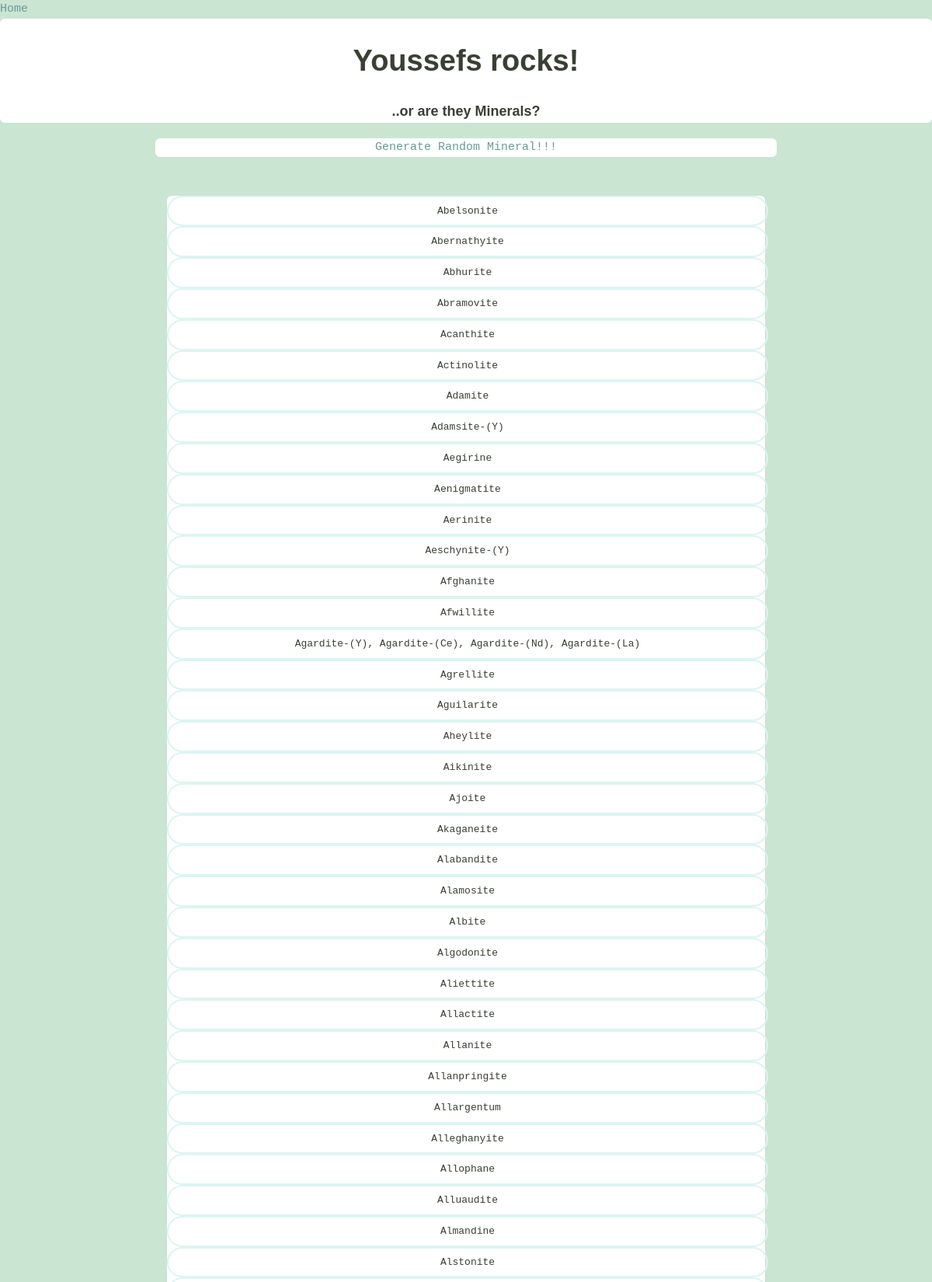
Page /rocks/home/ (upper part) on the committed database.
### rocks/models.py (models this page shows)
class Mineral(models.Model):
    name = models.CharField(max_length=128, blank=True)
    image_filename = models.CharField(max_length=255, blank=True)
    image_caption = models.CharField(max_length=255, blank=True)
    category = models.CharField(max_length=128, blank=True)
    formula = models.CharField(max_length=255, blank=True)
    strunz_classification = models.CharField(max_length=255, blank=True)
    color = models.CharField(max_length=255, blank=True)
    crystal_system = models.CharField(max_length=255, blank=True)
    unit_cell = models.CharField(max_length=255, blank=True)
    crystal_symmetry = models.CharField(max_length=255, blank=True)
    cleavage = models.CharField(max_length=255, blank=True)
    mohs_scale_hardness = models.CharField(max_length=255, blank=True)
    luster = models.CharField(max_length=255, blank=True)
    streak = models.CharField(max_length=255, blank=True)
    diaphaneity = models.CharField(max_length=255, blank=True)
    optical_properties = models.CharField(max_length=255, blank=True)
    refractive_index = models.CharField(max_length=255, blank=True)
    crystal_habit = models.CharField(max_length=255, blank=True)
    specific_gravity = models.CharField(max_length=255, blank=True)

### rocks/views.py (the view)
# urls.py: path('home/', views.index, name="index"),
def index(request):
    mins = Mineral.objects.order_by('name')
    minerals = {"mineral_names": mins}
    return render(request, "rocks/index.html", context=minerals)

### rocks/templates/rocks/index.html
{% extends 'layout.html' %}
{% load staticfiles %}
{% block content %}
        <div class="bounds mineral__container">
            <a href="{% url "rocks:random" %}">Generate Random Mineral!!!</a>
        </div>
    <div class="bounds">
        <div class="grid-100">
            <ul class="mineral__container">
                {% for mineral in mineral_names %}
                    <a class = "minerals__anchor" href="{% url "rocks:details" pk=mineral.id %}">{{ mineral.name }}</a>
                {% endfor %}
            </ul>
        </div>
    </div>
{% endblock %}

### static/css/global.css (style rules this page uses)
html { font-family: sans-serif; -ms-text-size-adjust: 100%; -webkit-text-size-adjust: 100%; }
body { margin: 0; }
a { background-color: transparent; }
html { font-size: 62.5%; }
body { background-color: #CAE5D2; font-size: 1.5em; line-height: 1.6; font-weight: 400; font-family: "Cousine"; color: #666; }
.bounds { max-width: 800px; margin: 0 auto; padding: 50px 0 150px; overflow: hidden; }
.grid, .grid-5, .grid-10, .grid-15, .grid-20, .grid-25, .grid-30, .grid-33, .grid-35, .grid-40, .grid-45, .grid-50, .grid-55, .grid-60, .grid-65, .grid-66, .grid-70, .grid-75, .grid-80, .grid-90, .grid-95, .grid-100 { float: left; box-sizing: border-box; position: relative; }
.grid-100 { width: 100%; padding: 0 15px; }
a { color: #689b98; text-decoration: none; -webkit-transition: color 0.2s; -moz-transition: color 0.2s; -ms-transition: color 0.2s; -o-transition: color 0.2s; transition: color 0.2s; }
ul { list-style: circle inside; padding-left: 0; margin-top: 0; }
table, p, ul { margin-bottom: 2.5rem; }
.minerals__anchor { border: solid 2px #DCF5F2; border-radius: 100px; color: #384033; display: block; font-size: 13px; text-align: center; padding: 8px 0 7px 0; width: 100%; transition: background-color 200ms ease-in-out, font-weight 200ms ease-in-out, color 200ms ease-in-out; }
.mineral__container { background-color: #fff; border-radius: 6px; list-style: none; padding: 0; text-align: center; }

### rows in the picture
Mineral: name "Abelsonite"
Mineral: name "Abernathyite"
Mineral: name "Abhurite"
Mineral: name "Abramovite"
Mineral: name "Acanthite"
Mineral: name "Actinolite"
Mineral: name "Adamite"
Mineral: name "Adamsite-(Y)"
Mineral: name "Aegirine"
Mineral: name "Aenigmatite"
Mineral: name "Aerinite"
Mineral: name "Aeschynite-(Y)"
Mineral: name "Afghanite"
Mineral: name "Afwillite"
Mineral: name "Agardite-(Y), Agardite-(Ce), Agardite-(Nd), Agardite-(La)"
Mineral: name "Agrellite"
Mineral: name "Aguilarite"
Mineral: name "Aheylite"
Mineral: name "Aikinite"
Mineral: name "Ajoite"
Mineral: name "Akaganeite"
Mineral: name "Alabandite"
Mineral: name "Alamosite"
Mineral: name "Albite"
Mineral: name "Algodonite"
Mineral: name "Aliettite"
Mineral: name "Allactite"
Mineral: name "Allanite"
Mineral: name "Allanpringite"
Mineral: name "Allargentum"
Mineral: name "Alleghanyite"
Mineral: name "Allophane"
Mineral: name "Alluaudite"
Mineral: name "Almandine"
Mineral: name "Alstonite"
